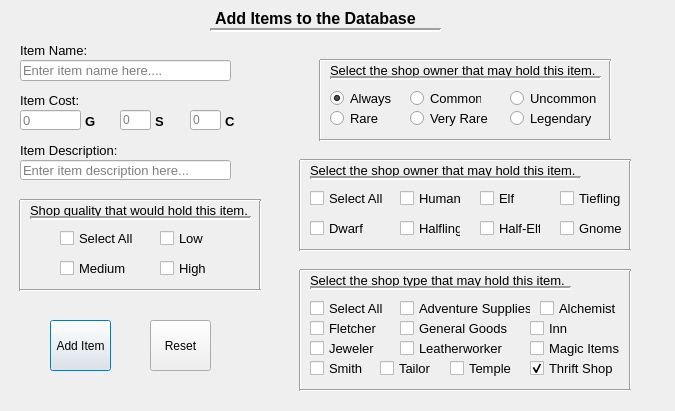
<?xml version="1.0" encoding="UTF-8"?>
<ui version="4.0">
 <class>SettingsWindow</class>
 <widget class="QDialog" name="SettingsWindow">
  <property name="geometry">
   <rect>
    <x>0</x>
    <y>0</y>
    <width>675</width>
    <height>411</height>
   </rect>
  </property>
  <property name="windowTitle">
   <string>Settings</string>
  </property>
  <widget class="QLineEdit" name="nameInput">
   <property name="geometry">
    <rect>
     <x>20</x>
     <y>60</y>
     <width>211</width>
     <height>21</height>
    </rect>
   </property>
   <property name="font">
    <font>
     <pointsize>10</pointsize>
    </font>
   </property>
   <property name="placeholderText">
    <string>Enter item name here....</string>
   </property>
  </widget>
  <widget class="QLineEdit" name="descInput">
   <property name="geometry">
    <rect>
     <x>20</x>
     <y>160</y>
     <width>211</width>
     <height>20</height>
    </rect>
   </property>
   <property name="font">
    <font>
     <pointsize>10</pointsize>
    </font>
   </property>
   <property name="placeholderText">
    <string>Enter item description here...</string>
   </property>
  </widget>
  <widget class="QPushButton" name="addItemButton">
   <property name="geometry">
    <rect>
     <x>50</x>
     <y>320</y>
     <width>61</width>
     <height>51</height>
    </rect>
   </property>
   <property name="text">
    <string>Add Item</string>
   </property>
  </widget>
  <widget class="QWidget" name="possibleShopsContainer" native="true">
   <property name="geometry">
    <rect>
     <x>290</x>
     <y>150</y>
     <width>341</width>
     <height>111</height>
    </rect>
   </property>
   <widget class="QLabel" name="ownerLabel">
    <property name="geometry">
     <rect>
      <x>20</x>
      <y>10</y>
      <width>271</width>
      <height>20</height>
     </rect>
    </property>
    <property name="font">
     <font>
      <pointsize>10</pointsize>
     </font>
    </property>
    <property name="text">
     <string>Select the shop owner that may hold this item.</string>
    </property>
   </widget>
   <widget class="Line" name="ownerLine">
    <property name="geometry">
     <rect>
      <x>20</x>
      <y>20</y>
      <width>271</width>
      <height>16</height>
     </rect>
    </property>
    <property name="lineWidth">
     <number>2</number>
    </property>
    <property name="orientation">
     <enum>Qt::Horizontal</enum>
    </property>
   </widget>
   <widget class="Line" name="boxLine">
    <property name="geometry">
     <rect>
      <x>330</x>
      <y>10</y>
      <width>20</width>
      <height>91</height>
     </rect>
    </property>
    <property name="orientation">
     <enum>Qt::Vertical</enum>
    </property>
   </widget>
   <widget class="Line" name="boxLine2">
    <property name="geometry">
     <rect>
      <x>0</x>
      <y>10</y>
      <width>20</width>
      <height>91</height>
     </rect>
    </property>
    <property name="orientation">
     <enum>Qt::Vertical</enum>
    </property>
   </widget>
   <widget class="Line" name="boxLine3">
    <property name="geometry">
     <rect>
      <x>10</x>
      <y>0</y>
      <width>331</width>
      <height>20</height>
     </rect>
    </property>
    <property name="orientation">
     <enum>Qt::Horizontal</enum>
    </property>
   </widget>
   <widget class="Line" name="boxLine4">
    <property name="geometry">
     <rect>
      <x>10</x>
      <y>90</y>
      <width>331</width>
      <height>20</height>
     </rect>
    </property>
    <property name="orientation">
     <enum>Qt::Horizontal</enum>
    </property>
   </widget>
   <widget class="QWidget" name="shopOwnersContainer" native="true">
    <property name="geometry">
     <rect>
      <x>20</x>
      <y>30</y>
      <width>311</width>
      <height>61</height>
     </rect>
    </property>
    <widget class="QCheckBox" name="allCheckbox">
     <property name="geometry">
      <rect>
       <x>0</x>
       <y>10</y>
       <width>81</width>
       <height>17</height>
      </rect>
     </property>
     <property name="font">
      <font>
       <pointsize>10</pointsize>
      </font>
     </property>
     <property name="text">
      <string>Select All</string>
     </property>
    </widget>
    <widget class="QCheckBox" name="dwarfCheckbox">
     <property name="geometry">
      <rect>
       <x>0</x>
       <y>40</y>
       <width>61</width>
       <height>17</height>
      </rect>
     </property>
     <property name="font">
      <font>
       <pointsize>10</pointsize>
      </font>
     </property>
     <property name="text">
      <string>Dwarf</string>
     </property>
    </widget>
    <widget class="QCheckBox" name="humanCheckbox">
     <property name="geometry">
      <rect>
       <x>90</x>
       <y>10</y>
       <width>61</width>
       <height>17</height>
      </rect>
     </property>
     <property name="font">
      <font>
       <pointsize>10</pointsize>
      </font>
     </property>
     <property name="text">
      <string>Human</string>
     </property>
    </widget>
    <widget class="QCheckBox" name="halflingCheckbox">
     <property name="geometry">
      <rect>
       <x>90</x>
       <y>40</y>
       <width>61</width>
       <height>17</height>
      </rect>
     </property>
     <property name="font">
      <font>
       <pointsize>10</pointsize>
      </font>
     </property>
     <property name="text">
      <string>Halfling</string>
     </property>
    </widget>
    <widget class="QCheckBox" name="elfCheckbox">
     <property name="geometry">
      <rect>
       <x>170</x>
       <y>10</y>
       <width>61</width>
       <height>17</height>
      </rect>
     </property>
     <property name="font">
      <font>
       <pointsize>10</pointsize>
      </font>
     </property>
     <property name="text">
      <string>Elf</string>
     </property>
    </widget>
    <widget class="QCheckBox" name="halfelfCheckbox">
     <property name="geometry">
      <rect>
       <x>170</x>
       <y>40</y>
       <width>61</width>
       <height>17</height>
      </rect>
     </property>
     <property name="font">
      <font>
       <pointsize>10</pointsize>
      </font>
     </property>
     <property name="text">
      <string>Half-Elf</string>
     </property>
    </widget>
    <widget class="QCheckBox" name="tieflingCheckbox">
     <property name="geometry">
      <rect>
       <x>250</x>
       <y>10</y>
       <width>71</width>
       <height>17</height>
      </rect>
     </property>
     <property name="font">
      <font>
       <pointsize>10</pointsize>
      </font>
     </property>
     <property name="text">
      <string>Tiefling</string>
     </property>
    </widget>
    <widget class="QCheckBox" name="gnomeCheckbox">
     <property name="geometry">
      <rect>
       <x>250</x>
       <y>40</y>
       <width>71</width>
       <height>17</height>
      </rect>
     </property>
     <property name="font">
      <font>
       <pointsize>10</pointsize>
      </font>
     </property>
     <property name="text">
      <string>Gnome</string>
     </property>
    </widget>
   </widget>
  </widget>
  <widget class="QLabel" name="nameLabel">
   <property name="geometry">
    <rect>
     <x>20</x>
     <y>40</y>
     <width>111</width>
     <height>21</height>
    </rect>
   </property>
   <property name="font">
    <font>
     <pointsize>10</pointsize>
    </font>
   </property>
   <property name="text">
    <string>Item Name:</string>
   </property>
  </widget>
  <widget class="QLabel" name="descriptionLabel">
   <property name="geometry">
    <rect>
     <x>20</x>
     <y>140</y>
     <width>161</width>
     <height>21</height>
    </rect>
   </property>
   <property name="font">
    <font>
     <pointsize>10</pointsize>
    </font>
   </property>
   <property name="text">
    <string>Item Description:</string>
   </property>
  </widget>
  <widget class="QWidget" name="possibleRaritiesContainer" native="true">
   <property name="geometry">
    <rect>
     <x>310</x>
     <y>50</y>
     <width>301</width>
     <height>101</height>
    </rect>
   </property>
   <widget class="QLabel" name="rarityLabel">
    <property name="geometry">
     <rect>
      <x>20</x>
      <y>10</y>
      <width>271</width>
      <height>20</height>
     </rect>
    </property>
    <property name="font">
     <font>
      <pointsize>10</pointsize>
     </font>
    </property>
    <property name="text">
     <string>Select the shop owner that may hold this item.</string>
    </property>
   </widget>
   <widget class="Line" name="rarityLine">
    <property name="geometry">
     <rect>
      <x>20</x>
      <y>20</y>
      <width>271</width>
      <height>16</height>
     </rect>
    </property>
    <property name="lineWidth">
     <number>2</number>
    </property>
    <property name="orientation">
     <enum>Qt::Horizontal</enum>
    </property>
   </widget>
   <widget class="Line" name="boxLine_2">
    <property name="geometry">
     <rect>
      <x>290</x>
      <y>10</y>
      <width>20</width>
      <height>81</height>
     </rect>
    </property>
    <property name="orientation">
     <enum>Qt::Vertical</enum>
    </property>
   </widget>
   <widget class="Line" name="boxLine2_2">
    <property name="geometry">
     <rect>
      <x>0</x>
      <y>10</y>
      <width>20</width>
      <height>81</height>
     </rect>
    </property>
    <property name="orientation">
     <enum>Qt::Vertical</enum>
    </property>
   </widget>
   <widget class="Line" name="boxLine3_2">
    <property name="geometry">
     <rect>
      <x>10</x>
      <y>0</y>
      <width>291</width>
      <height>20</height>
     </rect>
    </property>
    <property name="orientation">
     <enum>Qt::Horizontal</enum>
    </property>
   </widget>
   <widget class="Line" name="boxLine4_2">
    <property name="geometry">
     <rect>
      <x>10</x>
      <y>80</y>
      <width>291</width>
      <height>20</height>
     </rect>
    </property>
    <property name="orientation">
     <enum>Qt::Horizontal</enum>
    </property>
   </widget>
   <widget class="QWidget" name="rarityContainer" native="true">
    <property name="geometry">
     <rect>
      <x>20</x>
      <y>30</y>
      <width>271</width>
      <height>51</height>
     </rect>
    </property>
    <widget class="QRadioButton" name="commonButton">
     <property name="geometry">
      <rect>
       <x>80</x>
       <y>10</y>
       <width>71</width>
       <height>17</height>
      </rect>
     </property>
     <property name="font">
      <font>
       <pointsize>10</pointsize>
      </font>
     </property>
     <property name="text">
      <string>Common</string>
     </property>
     <property name="checked">
      <bool>false</bool>
     </property>
     <property name="autoRepeatDelay">
      <number>0</number>
     </property>
     <property name="autoRepeatInterval">
      <number>0</number>
     </property>
    </widget>
    <widget class="QRadioButton" name="uncommonButton">
     <property name="geometry">
      <rect>
       <x>180</x>
       <y>10</y>
       <width>91</width>
       <height>17</height>
      </rect>
     </property>
     <property name="font">
      <font>
       <pointsize>10</pointsize>
      </font>
     </property>
     <property name="text">
      <string>Uncommon</string>
     </property>
     <property name="autoRepeatDelay">
      <number>0</number>
     </property>
     <property name="autoRepeatInterval">
      <number>0</number>
     </property>
    </widget>
    <widget class="QRadioButton" name="rareButton">
     <property name="geometry">
      <rect>
       <x>0</x>
       <y>30</y>
       <width>51</width>
       <height>17</height>
      </rect>
     </property>
     <property name="font">
      <font>
       <pointsize>10</pointsize>
      </font>
     </property>
     <property name="text">
      <string>Rare</string>
     </property>
     <property name="autoRepeatDelay">
      <number>0</number>
     </property>
     <property name="autoRepeatInterval">
      <number>0</number>
     </property>
    </widget>
    <widget class="QRadioButton" name="veryRareButton">
     <property name="geometry">
      <rect>
       <x>80</x>
       <y>30</y>
       <width>81</width>
       <height>17</height>
      </rect>
     </property>
     <property name="font">
      <font>
       <pointsize>10</pointsize>
      </font>
     </property>
     <property name="text">
      <string>Very Rare</string>
     </property>
     <property name="autoRepeatDelay">
      <number>0</number>
     </property>
     <property name="autoRepeatInterval">
      <number>0</number>
     </property>
    </widget>
    <widget class="QRadioButton" name="legendaryButton">
     <property name="geometry">
      <rect>
       <x>180</x>
       <y>30</y>
       <width>81</width>
       <height>17</height>
      </rect>
     </property>
     <property name="font">
      <font>
       <pointsize>10</pointsize>
      </font>
     </property>
     <property name="text">
      <string>Legendary</string>
     </property>
     <property name="autoRepeatDelay">
      <number>0</number>
     </property>
     <property name="autoRepeatInterval">
      <number>0</number>
     </property>
    </widget>
    <widget class="QRadioButton" name="alwaysButton">
     <property name="geometry">
      <rect>
       <x>0</x>
       <y>10</y>
       <width>82</width>
       <height>17</height>
      </rect>
     </property>
     <property name="font">
      <font>
       <pointsize>10</pointsize>
      </font>
     </property>
     <property name="text">
      <string>Always</string>
     </property>
     <property name="checked">
      <bool>true</bool>
     </property>
    </widget>
   </widget>
  </widget>
  <widget class="QLabel" name="titleLabel">
   <property name="geometry">
    <rect>
     <x>215</x>
     <y>10</y>
     <width>221</width>
     <height>16</height>
    </rect>
   </property>
   <property name="font">
    <font>
     <pointsize>12</pointsize>
     <weight>75</weight>
     <bold>true</bold>
    </font>
   </property>
   <property name="text">
    <string>Add Items to the Database</string>
   </property>
  </widget>
  <widget class="Line" name="line">
   <property name="geometry">
    <rect>
     <x>210</x>
     <y>20</y>
     <width>231</width>
     <height>20</height>
    </rect>
   </property>
   <property name="lineWidth">
    <number>2</number>
   </property>
   <property name="orientation">
    <enum>Qt::Horizontal</enum>
   </property>
  </widget>
  <widget class="QWidget" name="possibleTypesContainer" native="true">
   <property name="geometry">
    <rect>
     <x>290</x>
     <y>260</y>
     <width>351</width>
     <height>131</height>
    </rect>
   </property>
   <widget class="QLabel" name="typeLabel">
    <property name="geometry">
     <rect>
      <x>20</x>
      <y>10</y>
      <width>271</width>
      <height>20</height>
     </rect>
    </property>
    <property name="font">
     <font>
      <pointsize>10</pointsize>
     </font>
    </property>
    <property name="text">
     <string>Select the shop type that may hold this item.</string>
    </property>
   </widget>
   <widget class="Line" name="typeLine">
    <property name="geometry">
     <rect>
      <x>20</x>
      <y>20</y>
      <width>261</width>
      <height>16</height>
     </rect>
    </property>
    <property name="lineWidth">
     <number>2</number>
    </property>
    <property name="orientation">
     <enum>Qt::Horizontal</enum>
    </property>
   </widget>
   <widget class="Line" name="boxLine_3">
    <property name="geometry">
     <rect>
      <x>330</x>
      <y>10</y>
      <width>20</width>
      <height>121</height>
     </rect>
    </property>
    <property name="orientation">
     <enum>Qt::Vertical</enum>
    </property>
   </widget>
   <widget class="Line" name="boxLine2_3">
    <property name="geometry">
     <rect>
      <x>0</x>
      <y>10</y>
      <width>20</width>
      <height>121</height>
     </rect>
    </property>
    <property name="orientation">
     <enum>Qt::Vertical</enum>
    </property>
   </widget>
   <widget class="Line" name="boxLine3_3">
    <property name="geometry">
     <rect>
      <x>10</x>
      <y>0</y>
      <width>331</width>
      <height>20</height>
     </rect>
    </property>
    <property name="orientation">
     <enum>Qt::Horizontal</enum>
    </property>
   </widget>
   <widget class="Line" name="boxLine4_3">
    <property name="geometry">
     <rect>
      <x>10</x>
      <y>120</y>
      <width>331</width>
      <height>20</height>
     </rect>
    </property>
    <property name="orientation">
     <enum>Qt::Horizontal</enum>
    </property>
   </widget>
   <widget class="QWidget" name="shopTypesContainer" native="true">
    <property name="geometry">
     <rect>
      <x>10</x>
      <y>30</y>
      <width>331</width>
      <height>91</height>
     </rect>
    </property>
    <widget class="QCheckBox" name="eachCheckbox">
     <property name="geometry">
      <rect>
       <x>10</x>
       <y>10</y>
       <width>81</width>
       <height>17</height>
      </rect>
     </property>
     <property name="font">
      <font>
       <pointsize>10</pointsize>
      </font>
     </property>
     <property name="text">
      <string>Select All</string>
     </property>
    </widget>
    <widget class="QCheckBox" name="adventureCheckbox">
     <property name="geometry">
      <rect>
       <x>100</x>
       <y>10</y>
       <width>131</width>
       <height>17</height>
      </rect>
     </property>
     <property name="font">
      <font>
       <pointsize>10</pointsize>
      </font>
     </property>
     <property name="text">
      <string>Adventure Supplies</string>
     </property>
    </widget>
    <widget class="QCheckBox" name="innCheckbox">
     <property name="geometry">
      <rect>
       <x>230</x>
       <y>30</y>
       <width>41</width>
       <height>17</height>
      </rect>
     </property>
     <property name="font">
      <font>
       <pointsize>10</pointsize>
      </font>
     </property>
     <property name="text">
      <string>Inn</string>
     </property>
    </widget>
    <widget class="QCheckBox" name="jewelerCheckbox">
     <property name="geometry">
      <rect>
       <x>10</x>
       <y>50</y>
       <width>71</width>
       <height>17</height>
      </rect>
     </property>
     <property name="font">
      <font>
       <pointsize>10</pointsize>
      </font>
     </property>
     <property name="text">
      <string>Jeweler</string>
     </property>
    </widget>
    <widget class="QCheckBox" name="leatherCheckox">
     <property name="geometry">
      <rect>
       <x>100</x>
       <y>50</y>
       <width>111</width>
       <height>17</height>
      </rect>
     </property>
     <property name="font">
      <font>
       <pointsize>10</pointsize>
      </font>
     </property>
     <property name="text">
      <string>Leatherworker</string>
     </property>
    </widget>
    <widget class="QCheckBox" name="magicCheckbox">
     <property name="geometry">
      <rect>
       <x>230</x>
       <y>50</y>
       <width>91</width>
       <height>17</height>
      </rect>
     </property>
     <property name="font">
      <font>
       <pointsize>10</pointsize>
      </font>
     </property>
     <property name="text">
      <string>Magic Items</string>
     </property>
    </widget>
    <widget class="QCheckBox" name="smithCheckbox">
     <property name="geometry">
      <rect>
       <x>10</x>
       <y>70</y>
       <width>71</width>
       <height>17</height>
      </rect>
     </property>
     <property name="font">
      <font>
       <pointsize>10</pointsize>
      </font>
     </property>
     <property name="text">
      <string>Smith</string>
     </property>
    </widget>
    <widget class="QCheckBox" name="alchemistCheckbox">
     <property name="geometry">
      <rect>
       <x>240</x>
       <y>10</y>
       <width>81</width>
       <height>17</height>
      </rect>
     </property>
     <property name="font">
      <font>
       <pointsize>10</pointsize>
      </font>
     </property>
     <property name="text">
      <string>Alchemist</string>
     </property>
    </widget>
    <widget class="QCheckBox" name="fletcherCheckbox">
     <property name="geometry">
      <rect>
       <x>10</x>
       <y>30</y>
       <width>71</width>
       <height>17</height>
      </rect>
     </property>
     <property name="font">
      <font>
       <pointsize>10</pointsize>
      </font>
     </property>
     <property name="text">
      <string>Fletcher</string>
     </property>
    </widget>
    <widget class="QCheckBox" name="generalGoodsCheckbox">
     <property name="geometry">
      <rect>
       <x>100</x>
       <y>30</y>
       <width>111</width>
       <height>17</height>
      </rect>
     </property>
     <property name="font">
      <font>
       <pointsize>10</pointsize>
      </font>
     </property>
     <property name="text">
      <string>General Goods</string>
     </property>
    </widget>
    <widget class="QCheckBox" name="tailorCheckbox">
     <property name="geometry">
      <rect>
       <x>80</x>
       <y>70</y>
       <width>71</width>
       <height>17</height>
      </rect>
     </property>
     <property name="font">
      <font>
       <pointsize>10</pointsize>
      </font>
     </property>
     <property name="text">
      <string>Tailor</string>
     </property>
    </widget>
    <widget class="QCheckBox" name="templeCheckbox">
     <property name="geometry">
      <rect>
       <x>150</x>
       <y>70</y>
       <width>81</width>
       <height>17</height>
      </rect>
     </property>
     <property name="font">
      <font>
       <pointsize>10</pointsize>
      </font>
     </property>
     <property name="text">
      <string>Temple</string>
     </property>
    </widget>
    <widget class="QCheckBox" name="thriftCheckbox">
     <property name="geometry">
      <rect>
       <x>230</x>
       <y>70</y>
       <width>91</width>
       <height>17</height>
      </rect>
     </property>
     <property name="font">
      <font>
       <pointsize>10</pointsize>
      </font>
     </property>
     <property name="text">
      <string>Thrift Shop</string>
     </property>
     <property name="checked">
      <bool>true</bool>
     </property>
    </widget>
   </widget>
  </widget>
  <widget class="QWidget" name="costContainer" native="true">
   <property name="geometry">
    <rect>
     <x>20</x>
     <y>90</y>
     <width>231</width>
     <height>51</height>
    </rect>
   </property>
   <widget class="QLabel" name="costLabel">
    <property name="geometry">
     <rect>
      <x>0</x>
      <y>0</y>
      <width>171</width>
      <height>21</height>
     </rect>
    </property>
    <property name="font">
     <font>
      <pointsize>10</pointsize>
     </font>
    </property>
    <property name="text">
     <string>Item Cost:</string>
    </property>
   </widget>
   <widget class="QLineEdit" name="goldInput">
    <property name="geometry">
     <rect>
      <x>0</x>
      <y>20</y>
      <width>61</width>
      <height>20</height>
     </rect>
    </property>
    <property name="font">
     <font>
      <pointsize>10</pointsize>
     </font>
    </property>
    <property name="placeholderText">
     <string>0</string>
    </property>
   </widget>
   <widget class="QLabel" name="goldLabel">
    <property name="geometry">
     <rect>
      <x>65</x>
      <y>23</y>
      <width>16</width>
      <height>16</height>
     </rect>
    </property>
    <property name="font">
     <font>
      <pointsize>10</pointsize>
      <weight>75</weight>
      <bold>true</bold>
     </font>
    </property>
    <property name="text">
     <string>G</string>
    </property>
   </widget>
   <widget class="QLineEdit" name="silverInput">
    <property name="geometry">
     <rect>
      <x>100</x>
      <y>20</y>
      <width>31</width>
      <height>20</height>
     </rect>
    </property>
    <property name="placeholderText">
     <string>0</string>
    </property>
   </widget>
   <widget class="QLabel" name="silverLabel">
    <property name="geometry">
     <rect>
      <x>135</x>
      <y>23</y>
      <width>16</width>
      <height>16</height>
     </rect>
    </property>
    <property name="font">
     <font>
      <pointsize>10</pointsize>
      <weight>75</weight>
      <bold>true</bold>
     </font>
    </property>
    <property name="text">
     <string>S</string>
    </property>
   </widget>
   <widget class="QLineEdit" name="copperInput">
    <property name="geometry">
     <rect>
      <x>170</x>
      <y>20</y>
      <width>31</width>
      <height>20</height>
     </rect>
    </property>
    <property name="placeholderText">
     <string>0</string>
    </property>
   </widget>
   <widget class="QLabel" name="copperLabel">
    <property name="geometry">
     <rect>
      <x>205</x>
      <y>23</y>
      <width>16</width>
      <height>16</height>
     </rect>
    </property>
    <property name="font">
     <font>
      <pointsize>10</pointsize>
      <weight>75</weight>
      <bold>true</bold>
     </font>
    </property>
    <property name="text">
     <string>C</string>
    </property>
   </widget>
  </widget>
  <widget class="QPushButton" name="resetButton">
   <property name="geometry">
    <rect>
     <x>150</x>
     <y>320</y>
     <width>61</width>
     <height>51</height>
    </rect>
   </property>
   <property name="text">
    <string>Reset</string>
   </property>
  </widget>
  <widget class="QWidget" name="possibleQualityContainer" native="true">
   <property name="geometry">
    <rect>
     <x>10</x>
     <y>190</y>
     <width>251</width>
     <height>101</height>
    </rect>
   </property>
   <widget class="QLabel" name="qualityLabel">
    <property name="geometry">
     <rect>
      <x>20</x>
      <y>10</y>
      <width>221</width>
      <height>20</height>
     </rect>
    </property>
    <property name="font">
     <font>
      <pointsize>10</pointsize>
     </font>
    </property>
    <property name="text">
     <string>Shop quality that would hold this item.</string>
    </property>
   </widget>
   <widget class="Line" name="qualityLine">
    <property name="geometry">
     <rect>
      <x>20</x>
      <y>20</y>
      <width>221</width>
      <height>16</height>
     </rect>
    </property>
    <property name="lineWidth">
     <number>2</number>
    </property>
    <property name="orientation">
     <enum>Qt::Horizontal</enum>
    </property>
   </widget>
   <widget class="Line" name="boxLine_4">
    <property name="geometry">
     <rect>
      <x>240</x>
      <y>10</y>
      <width>20</width>
      <height>91</height>
     </rect>
    </property>
    <property name="orientation">
     <enum>Qt::Vertical</enum>
    </property>
   </widget>
   <widget class="Line" name="boxLine2_4">
    <property name="geometry">
     <rect>
      <x>0</x>
      <y>10</y>
      <width>20</width>
      <height>91</height>
     </rect>
    </property>
    <property name="orientation">
     <enum>Qt::Vertical</enum>
    </property>
   </widget>
   <widget class="Line" name="boxLine3_4">
    <property name="geometry">
     <rect>
      <x>10</x>
      <y>0</y>
      <width>241</width>
      <height>20</height>
     </rect>
    </property>
    <property name="orientation">
     <enum>Qt::Horizontal</enum>
    </property>
   </widget>
   <widget class="Line" name="boxLine4_4">
    <property name="geometry">
     <rect>
      <x>10</x>
      <y>90</y>
      <width>241</width>
      <height>20</height>
     </rect>
    </property>
    <property name="orientation">
     <enum>Qt::Horizontal</enum>
    </property>
   </widget>
   <widget class="QWidget" name="shopQualityContainer" native="true">
    <property name="geometry">
     <rect>
      <x>20</x>
      <y>30</y>
      <width>211</width>
      <height>61</height>
     </rect>
    </property>
    <widget class="QCheckBox" name="lowCheckbox">
     <property name="geometry">
      <rect>
       <x>130</x>
       <y>10</y>
       <width>51</width>
       <height>17</height>
      </rect>
     </property>
     <property name="font">
      <font>
       <pointsize>10</pointsize>
      </font>
     </property>
     <property name="text">
      <string>Low</string>
     </property>
    </widget>
    <widget class="QCheckBox" name="mediumCheckbox">
     <property name="geometry">
      <rect>
       <x>30</x>
       <y>40</y>
       <width>71</width>
       <height>17</height>
      </rect>
     </property>
     <property name="font">
      <font>
       <pointsize>10</pointsize>
      </font>
     </property>
     <property name="text">
      <string>Medium</string>
     </property>
    </widget>
    <widget class="QCheckBox" name="highCheckbox">
     <property name="geometry">
      <rect>
       <x>130</x>
       <y>40</y>
       <width>51</width>
       <height>17</height>
      </rect>
     </property>
     <property name="font">
      <font>
       <pointsize>10</pointsize>
      </font>
     </property>
     <property name="text">
      <string>High</string>
     </property>
    </widget>
    <widget class="QCheckBox" name="everyCheckbox">
     <property name="geometry">
      <rect>
       <x>30</x>
       <y>10</y>
       <width>81</width>
       <height>17</height>
      </rect>
     </property>
     <property name="font">
      <font>
       <pointsize>10</pointsize>
      </font>
     </property>
     <property name="text">
      <string>Select All</string>
     </property>
    </widget>
   </widget>
  </widget>
 </widget>
 <tabstops>
  <tabstop>nameInput</tabstop>
  <tabstop>goldInput</tabstop>
  <tabstop>silverInput</tabstop>
  <tabstop>copperInput</tabstop>
  <tabstop>descInput</tabstop>
  <tabstop>alwaysButton</tabstop>
  <tabstop>commonButton</tabstop>
  <tabstop>uncommonButton</tabstop>
  <tabstop>rareButton</tabstop>
  <tabstop>veryRareButton</tabstop>
  <tabstop>legendaryButton</tabstop>
  <tabstop>allCheckbox</tabstop>
  <tabstop>humanCheckbox</tabstop>
  <tabstop>elfCheckbox</tabstop>
  <tabstop>tieflingCheckbox</tabstop>
  <tabstop>dwarfCheckbox</tabstop>
  <tabstop>halflingCheckbox</tabstop>
  <tabstop>halfelfCheckbox</tabstop>
  <tabstop>gnomeCheckbox</tabstop>
  <tabstop>lowCheckbox</tabstop>
  <tabstop>mediumCheckbox</tabstop>
  <tabstop>highCheckbox</tabstop>
  <tabstop>eachCheckbox</tabstop>
  <tabstop>adventureCheckbox</tabstop>
  <tabstop>alchemistCheckbox</tabstop>
  <tabstop>fletcherCheckbox</tabstop>
  <tabstop>generalGoodsCheckbox</tabstop>
  <tabstop>innCheckbox</tabstop>
  <tabstop>jewelerCheckbox</tabstop>
  <tabstop>leatherCheckox</tabstop>
  <tabstop>magicCheckbox</tabstop>
  <tabstop>smithCheckbox</tabstop>
  <tabstop>tailorCheckbox</tabstop>
  <tabstop>templeCheckbox</tabstop>
  <tabstop>thriftCheckbox</tabstop>
  <tabstop>addItemButton</tabstop>
  <tabstop>resetButton</tabstop>
 </tabstops>
 <resources/>
 <connections/>
</ui>
